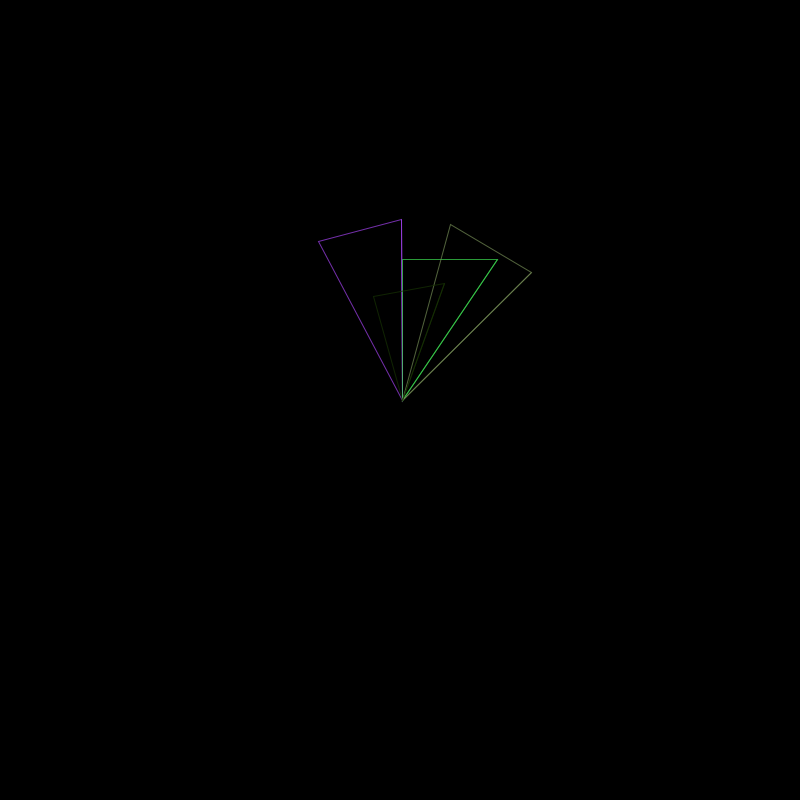
Frame 1 (no input)
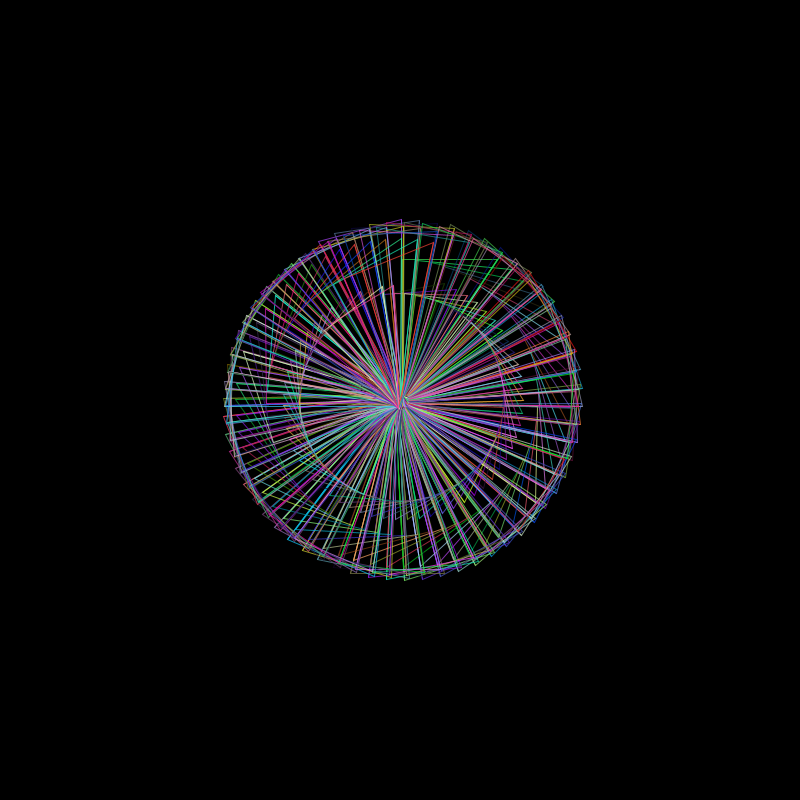
Frame 60 (the mouse pressed at the canvas centre just before this capture)
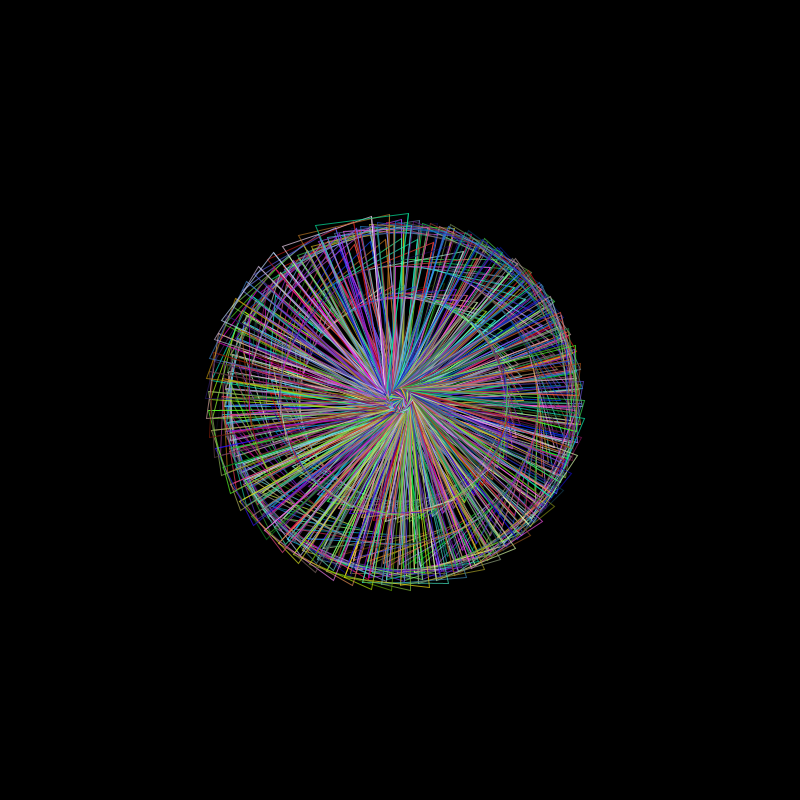
Frame 120 (the mouse held since frame 60 and released just before this capture)

The Processing sketch that drew these frames (run headless with seeded random() and noise(); from frame 60 on, the mouse is pressed at the canvas centre):

// Processing sketch: processing_70147
// ── processing_70147.pde

float inc;
float rad;
float keyX;
float keyY;
float increment;

void setup() {
  size(800, 800);
  background(0);
  smooth();
  inc = 0;
  rad = 3;
}

void draw() {
  
  
  translate(width/2,height/2);
  keyX = cos(radians(inc))*rad;
  keyY = sin(radians(inc))*rad;

  module(keyX,keyY);
  
  inc += 2;
  rad += 0.1;
 
}

void module(float xPos, float yPos) {
  increment += 0.1;
  rotate(increment);
  noFill();
  stroke(random(255), random(255), random(255), 180);
  beginShape(TRIANGLE_FAN);
  vertex(xPos, yPos); 
  vertex(xPos-100, yPos-150); 
  vertex(xPos-20, yPos-180);
  vertex(xPos, yPos);
   noFill();
  stroke(random(255), random(255), random(255), 180);
  beginShape(TRIANGLE_FAN); 
  vertex(xPos, yPos);
  vertex(xPos-15, yPos-140);
  vertex(xPos+80, yPos-150); 
  vertex(xPos, yPos);
  endShape();
   noFill();
  stroke(random(255), random(255), random(255), 180);
  beginShape(TRIANGLE_FAN);
  vertex(xPos, yPos);
  vertex(xPos+30, yPos-180);
  vertex(xPos+115, yPos-140); 
  vertex(xPos, yPos); 
  endShape();
   noFill();
  stroke(random(255), random(255), random(255), 180);
  beginShape(TRIANGLE_FAN);
  vertex(xPos, yPos);
  vertex(xPos-40, yPos-100);
  vertex(xPos+30, yPos-120); 
  vertex(xPos, yPos);
  endShape();
}
